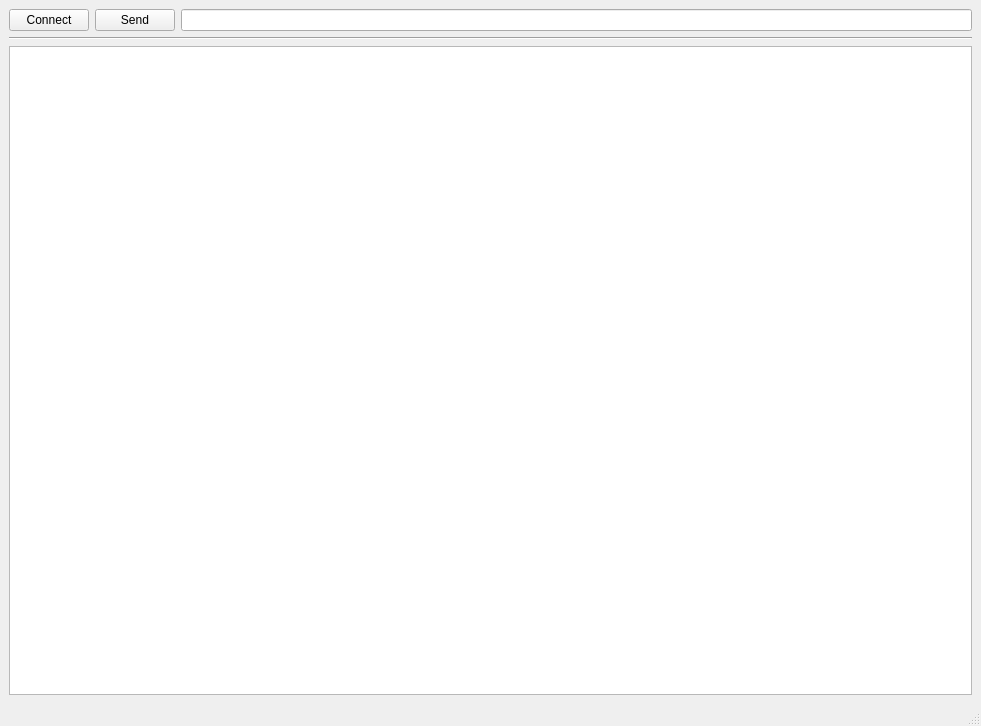
<?xml version="1.0" encoding="UTF-8"?>
<ui version="4.0">
 <class>MainWindow</class>
 <widget class="QMainWindow" name="MainWindow">
  <property name="geometry">
   <rect>
    <x>0</x>
    <y>0</y>
    <width>981</width>
    <height>726</height>
   </rect>
  </property>
  <property name="windowTitle">
   <string>MainWindow</string>
  </property>
  <widget class="QWidget" name="centralwidget">
   <layout class="QVBoxLayout" name="verticalLayout">
    <item>
     <layout class="QGridLayout" name="gridLayout">
      <item row="0" column="0">
       <layout class="QHBoxLayout" name="horizontalLayout_2">
        <property name="sizeConstraint">
         <enum>QLayout::SetMinimumSize</enum>
        </property>
        <item>
         <widget class="QPushButton" name="pb_connect_">
          <property name="text">
           <string>Connect</string>
          </property>
         </widget>
        </item>
        <item>
         <widget class="QPushButton" name="pb_send_">
          <property name="text">
           <string>Send</string>
          </property>
         </widget>
        </item>
        <item>
         <widget class="QLineEdit" name="le_xpath_"/>
        </item>
       </layout>
      </item>
      <item row="2" column="0">
       <layout class="QHBoxLayout" name="horizontalLayout_3">
        <item>
         <widget class="QTextBrowser" name="tb_output_"/>
        </item>
       </layout>
      </item>
      <item row="1" column="0">
       <widget class="Line" name="line">
        <property name="orientation">
         <enum>Qt::Horizontal</enum>
        </property>
       </widget>
      </item>
     </layout>
    </item>
   </layout>
  </widget>
  <widget class="QMenuBar" name="menubar">
   <property name="geometry">
    <rect>
     <x>0</x>
     <y>0</y>
     <width>981</width>
     <height>22</height>
    </rect>
   </property>
  </widget>
  <widget class="QStatusBar" name="statusbar"/>
 </widget>
 <resources/>
 <connections/>
</ui>
